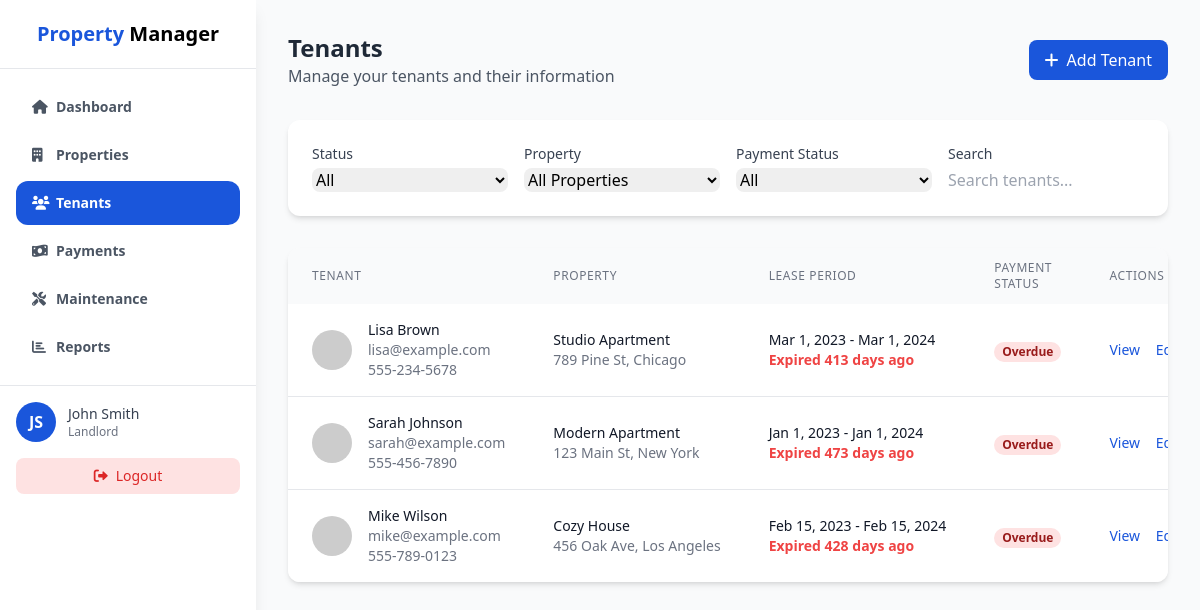
The app's page /admin/tenants.php (signed in) with its own data.
### tables this page shows
CREATE TABLE leases (
    lease_id INT AUTO_INCREMENT PRIMARY KEY,
    property_id INT NOT NULL,
    unit_id INT,
    tenant_id INT NOT NULL,
    start_date DATE NOT NULL,
    end_date DATE NOT NULL,
    monthly_rent DECIMAL(10,2) NOT NULL,
    security_deposit DECIMAL(10,2) NOT NULL,
    payment_due_day INT NOT NULL DEFAULT 1,
    status ENUM('active', 'expired', 'terminated') DEFAULT 'active',
    created_at TIMESTAMP DEFAULT CURRENT_TIMESTAMP,
    updated_at TIMESTAMP DEFAULT CURRENT_TIMESTAMP ON UPDATE CURRENT_TIMESTAMP,
    FOREIGN KEY (property_id) REFERENCES properties(property_id) ON DELETE CASCADE,
    FOREIGN KEY (unit_id) REFERENCES units(unit_id) ON DELETE SET NULL,
    FOREIGN KEY (tenant_id) REFERENCES users(user_id) ON DELETE CASCADE
);

CREATE TABLE users (
    user_id INT AUTO_INCREMENT PRIMARY KEY,
    email VARCHAR(100) UNIQUE NOT NULL,
    password VARCHAR(255) NOT NULL,
    first_name VARCHAR(50) NOT NULL,
    last_name VARCHAR(50) NOT NULL,
    phone VARCHAR(20),
    role ENUM('landlord', 'tenant', 'admin') NOT NULL,
    created_at TIMESTAMP DEFAULT CURRENT_TIMESTAMP,
    updated_at TIMESTAMP DEFAULT CURRENT_TIMESTAMP ON UPDATE CURRENT_TIMESTAMP
);

CREATE TABLE properties (
    property_id INT AUTO_INCREMENT PRIMARY KEY,
    landlord_id INT NOT NULL,
    property_name VARCHAR(100) NOT NULL,
    address VARCHAR(255) NOT NULL,
    city VARCHAR(50) NOT NULL,
    state VARCHAR(50) NOT NULL,
    zip_code VARCHAR(20) NOT NULL,
    property_type ENUM('apartment', 'house', 'condo', 'studio', 'commercial') NOT NULL,
    bedrooms INT,
    bathrooms DECIMAL(3,1),
    square_feet INT,
    monthly_rent DECIMAL(10,2) NOT NULL,
    description TEXT,
    status ENUM('vacant', 'occupied', 'maintenance') DEFAULT 'vacant',
    created_at TIMESTAMP DEFAULT CURRENT_TIMESTAMP,
    updated_at TIMESTAMP DEFAULT CURRENT_TIMESTAMP ON UPDATE CURRENT_TIMESTAMP,
    FOREIGN KEY (landlord_id) REFERENCES users(user_id) ON DELETE CASCADE
);

CREATE TABLE payments (
    payment_id INT AUTO_INCREMENT PRIMARY KEY,
    lease_id INT NOT NULL,
    amount DECIMAL(10,2) NOT NULL,
    payment_date DATE NOT NULL,
    payment_method ENUM('cash', 'check', 'bank_transfer', 'credit_card', 'other') NOT NULL,
    payment_type ENUM('rent', 'security_deposit', 'late_fee', 'other') NOT NULL,
    notes TEXT,
    created_at TIMESTAMP DEFAULT CURRENT_TIMESTAMP,
    FOREIGN KEY (lease_id) REFERENCES leases(lease_id) ON DELETE CASCADE
);

### admin/tenants.php (the view, shortened to what this page needs)
<?php
require_once '../includes/functions.php';
$userId = $_SESSION['user_id'];
function getLandlordTenants($landlordId) {
    global $pdo;
    $stmt = $pdo->prepare("
        SELECT DISTINCT u.user_id, u.first_name, u.last_name, u.email, u.phone,
               l.lease_id, l.start_date, l.end_date, l.status as lease_status,
               p.property_id, p.property_name, p.address, p.city
        FROM users u
        JOIN leases l ON u.user_id = l.tenant_id
        JOIN properties p ON l.property_id = p.property_id
        WHERE p.landlord_id = :landlordId AND u.role = 'tenant'
        ORDER BY u.last_name, u.first_name
    ");
    $stmt->execute(['landlordId' => $landlordId]);
    return $stmt->fetchAll();
}
function getTenantPaymentStatus($tenantId) {
    global $pdo;
    $stmt = $pdo->prepare("
        SELECT p.payment_date, l.monthly_rent, l.payment_due_day
        FROM payments p
        JOIN leases l ON p.lease_id = l.lease_id
        WHERE l.tenant_id = :tenantId
        ORDER BY p.payment_date DESC
        LIMIT 1
    ");
    $stmt->execute(['tenantId' => $tenantId]);
    $payment = $stmt->fetch();
    $lastPaymentDate = new DateTime($payment['payment_date']);
    $today = new DateTime();
    $currentMonth = new DateTime();
    $currentMonth->setDate($currentMonth->format('Y'), $currentMonth->format('m'), $payment['payment_due_day']);
    if ($today > $currentMonth && $lastPaymentDate < $currentMonth) {
        return 'overdue';
    }
    return 'unknown';
}
$tenants = getLandlordTenants($userId);
function getPaymentStatusClass($status) {
    switch ($status) {
        case 'overdue':
            return 'bg-red-100 text-red-800';
    }
}
?>
<!DOCTYPE html>
<html lang="en">
<head>
    <script src="https://cdn.tailwindcss.com"></script>
    <link rel="stylesheet" href="https://cdnjs.cloudflare.com/ajax/libs/font-awesome/6.0.0/css/all.min.css">
</head>
<body class="bg-gray-50">
    <?php include 'admin_sidebar.php'; ?>
    <div class="ml-64 p-8">
        <div class="flex justify-between items-center mb-8">
            <div>
                <h2 class="text-2xl font-bold text-gray-800">Tenants</h2>
                <p class="text-gray-600">Manage your tenants and their information</p>
            </div>
            <button onclick="openAddTenantModal()" class="bg-primary text-white px-4 py-2 rounded-lg hover:bg-blue-700">
                <i class="fas fa-plus mr-2"></i>Add Tenant
            </button>
        </div>
        <div class="bg-white rounded-xl shadow-md p-6 mb-8">
            <div class="grid grid-cols-1 md:grid-cols-4 gap-4">
                <div>
                    <label class="block text-sm font-medium text-gray-700 mb-1">Status</label>
                    <select id="status-filter" class="w-full rounded-lg border-gray-300 focus:border-primary focus:ring-primary">
                        <option value="all">All</option>
                    </select>
                </div>
                <div>
                    <label class="block text-sm font-medium text-gray-700 mb-1">Property</label>
                    <select id="property-filter" class="w-full rounded-lg border-gray-300 focus:border-primary focus:ring-primary">
                        <option value="all">All Properties</option>
                    </select>
                </div>
                <div>
                    <label class="block text-sm font-medium text-gray-700 mb-1">Payment Status</label>
                    <select id="payment-filter" class="w-full rounded-lg border-gray-300 focus:border-primary focus:ring-primary">
                        <option value="all">All</option>
                    </select>
                </div>
                <div>
                    <label class="block text-sm font-medium text-gray-700 mb-1">Search</label>
                    <input type="text" id="search-filter" placeholder="Search tenants..." class="w-full rounded-lg border-gray-300 focus:border-primary focus:ring-primary">
                </div>
            </div>
        </div>
        <div class="bg-white rounded-xl shadow-md overflow-hidden">
            <?php if (empty($tenants)): ?>
                <div class="p-8 text-center">
                    <p class="text-gray-500 mb-2">No tenants found</p>
                    <p class="text-sm text-gray-500">Click the "Add Tenant" button to add a new tenant.</p>
                </div>
            <?php else: ?>
                <div class="overflow-x-auto">
                    <table class="w-full">
                        <thead class="bg-gray-50">
                            <tr>
                                <th class="px-6 py-3 text-left text-xs font-medium text-gray-500 uppercase tracking-wider">Tenant</th>
                                <th class="px-6 py-3 text-left text-xs font-medium text-gray-500 uppercase tracking-wider">Property</th>
                                <th class="px-6 py-3 text-left text-xs font-medium text-gray-500 uppercase tracking-wider">Lease Period</th>
                                <th class="px-6 py-3 text-left text-xs font-medium text-gray-500 uppercase tracking-wider">Payment Status</th>
                                <th class="px-6 py-3 text-left text-xs font-medium text-gray-500 uppercase tracking-wider">Actions</th>
                            </tr>
                        </thead>
                        <tbody class="bg-white divide-y divide-gray-200">
                            <?php foreach ($tenants as $tenant): ?>
                                <?php
                                    $paymentStatus = getTenantPaymentStatus($tenant['user_id']);
                                    $leaseEnding = (strtotime($tenant['end_date']) - time()) / (60 * 60 * 24) <= 30;
                                ?>
                                <tr class="tenant-row"
                                    data-status="<?php echo $tenant['lease_status']; ?>"
                                    data-property="<?php echo $tenant['property_id']; ?>"
                                    data-payment="<?php echo $paymentStatus; ?>"
                                    data-name="<?php echo strtolower($tenant['first_name'] . ' ' . $tenant['last_name']); ?>"
                                    data-email="<?php echo strtolower($tenant['email']); ?>">
                                    <td class="px-6 py-4 whitespace-nowrap">
                                        <div class="flex items-center">
                                            <div class="flex-shrink-0 h-10 w-10">
                                                <img class="h-10 w-10 rounded-full" src="https://ui-avatars.com/api/?name=<?php echo urlencode($tenant['first_name'] . '+' . $tenant['last_name']); ?>&background=random" alt="Tenant">
                                            </div>
                                            <div class="ml-4">
                                                <div class="text-sm font-medium text-gray-900"><?php echo htmlspecialchars($tenant['first_name'] . ' ' . $tenant['last_name']); ?></div>
                                                <div class="text-sm text-gray-500"><?php echo htmlspecialchars($tenant['email']); ?></div>
                                                <?php if (!empty($tenant['phone'])): ?>
                                                    <div class="text-sm text-gray-500"><?php echo htmlspecialchars($tenant['phone']); ?></div>
                                                <?php endif; ?>
                                            </div>
                                        </div>
                                    </td>
                                    <td class="px-6 py-4 whitespace-nowrap">
                                        <div class="text-sm text-gray-900"><?php echo htmlspecialchars($tenant['property_name']); ?></div>
                                        <div class="text-sm text-gray-500"><?php echo htmlspecialchars($tenant['address'] . ', ' . $tenant['city']); ?></div>
                                    </td>
                                    <td class="px-6 py-4 whitespace-nowrap">
                                        <div class="text-sm text-gray-900"><?php echo date('M j, Y', strtotime($tenant['start_date'])); ?> - <?php echo date('M j, Y', strtotime($tenant['end_date'])); ?></div>
                                        <div class="text-sm <?php echo $leaseEnding ? 'text-red-500 font-semibold' : 'text-gray-500'; ?>">
                                            <?php
                                                $days = round((strtotime($tenant['end_date']) - time()) / (60 * 60 * 24));
                                                if ($days < 0) {
                                                    echo "Expired " . abs($days) . " days ago";
                                                } elseif ($days == 0) {
                                                    echo "Expires today";
                                                } else {
                                                    echo $days . " days remaining";
                                                }
                                            ?>
                                        </div>
                                    </td>
                                    <td class="px-6 py-4 whitespace-nowrap">
                                        <span class="px-2 inline-flex text-xs leading-5 font-semibold rounded-full <?php echo getPaymentStatusClass($paymentStatus); ?>">
                                            <?php echo ucfirst($paymentStatus); ?>
                                        </span>
                                    </td>
                                    <td class="px-6 py-4 whitespace-nowrap text-sm font-medium">
                                        <a href="tenant_details.php?id=<?php echo $tenant['user_id']; ?>" class="text-primary hover:text-blue-700 mr-3">View</a>
                                        <a href="edit_tenant.php?id=<?php echo $tenant['user_id']; ?>" class="text-primary hover:text-blue-700 mr-3">Edit</a>
                                    </td>
                                </tr>
                            <?php endforeach; ?>
                        </tbody>
                    </table>
                </div>
            <?php endif; ?>
        </div>
    </div>
</body>
</html>

### records on screen
leases: tenant.last_name "Lisa Brown", tenant.email "lisa@example.com", tenant.phone "555-234-5678", property.property_name "Studio Apartment", property.city "789 Pine St, Chicago", start_date "Mar 1, 2023", end_date "Mar 1, 2024", end_date "413", paymentStatus "Overdue"
leases: tenant.last_name "Sarah Johnson", tenant.email "sarah@example.com", tenant.phone "555-456-7890", property.property_name "Modern Apartment", property.city "123 Main St, New York", start_date "Jan 1, 2023", end_date "Jan 1, 2024", end_date "473", paymentStatus "Overdue"
leases: tenant.last_name "Mike Wilson", tenant.email "mike@example.com", tenant.phone "555-789-0123", property.property_name "Cozy House", property.city "456 Oak Ave, Los Angeles", start_date "Feb 15, 2023", end_date "Feb 15, 2024", end_date "428", paymentStatus "Overdue"

### other values on screen
substr($_SESSION['first_name'], 0, 1) "J"
substr($_SESSION['last_name'], 0, 1) "S"
$_SESSION['first_name'] . ' ' . $_SESSION['last_name'] "John Smith"
$_SESSION['role'] "Landlord"
